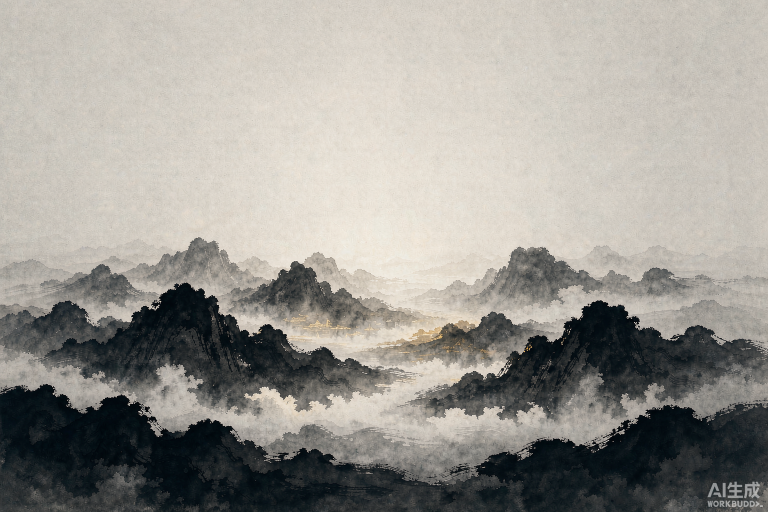
#> input picture tools/_gen/Chinese_ink_painting_backgroun_2026-09-20T05-08-56.png, 1536 x 1024 px (shown at 1/2 size); its folder holds only this picture in this run
$ python _pack_art.py
#> lines starting #> are read from the running program, lines starting #| are printed output that depends on the picture; after the words box and inside, x2 and y2 are one past the last pixel; in counts of white or black regions, pixels touching at a corner belong together
"""把 tools/_gen 里生成的原图打包成卡面素材，写进 assets/cards/<卡id>.png。

做的事：按 2:3 居中裁切（保留上方，主体都画在上半部）→ 缩放到 512x768 →
四角切圆角 → 下半截压暗（界面那条半透明文字条要压在上面）。

用法：python tools/_pack_art.py
"""

import os
import sys

from PIL import Image, ImageDraw

ROOT = os.path.dirname(os.path.dirname(os.path.abspath(__file__)))
SRC = os.path.join(ROOT, "tools", "_gen")
OUT = os.path.join(ROOT, "assets", "cards")

W, H = 512, 768
RADIUS = 48
SHADE_FROM = 0.55   # 从这个高度开始往下压暗
SHADE_MAX = 150     # 最底部的压暗强度

# 原图文件名里的主题词 → 卡 id
TOPIC = {
    "封魔锁链": "chain",
    "灯油": "oil",
    "灯芯": "light",
    "浓夜": "dark",
    "被困之魂": "soul",
    "撕符": "talisman",
    "净露": "water",
    "观": "watch",
    "悔": "regret",
    "恕": "forgive",
    "放": "letgo",
    "怒": "anger",
    "执": "grasp",
    "静水": "still",
    "迷魂": "lost",
    "引铃": "bell",
    "提灯": "lantern",
    "渡舟": "boat",
    "买路钱": "coin",
    "妄镜": "mirror",
    "引路火": "flame",
}
# 第一张生成时还没加主题词前缀，靠排除法认领
FALLBACK_ID = "key"


def match(path):
    name = os.path.basename(path)
    for topic, cid in TOPIC.items():
        if topic in name:
            return cid
#> in main, img is the input picture: PIL image 1536x1024 RGB; mean R, G, B 155.2, 152.5, 146.4
    return FALLBACK_ID


def crop_2x3(img):
    """按 2:3 覆盖式裁切，顶部对齐 —— 主体画在上半部，宁可裁掉脚下。"""
    w, h = img.size
#> w = 1536; h = 1024
    scale = max(float(W) / float(w), float(H) / float(h))
#> scale = 0.75
    nw, nh = max(int(round(w * scale)), W), max(int(round(h * scale)), H)
#> nw = 1152; nh = 768
    img = img.resize((nw, nh), Image.LANCZOS)
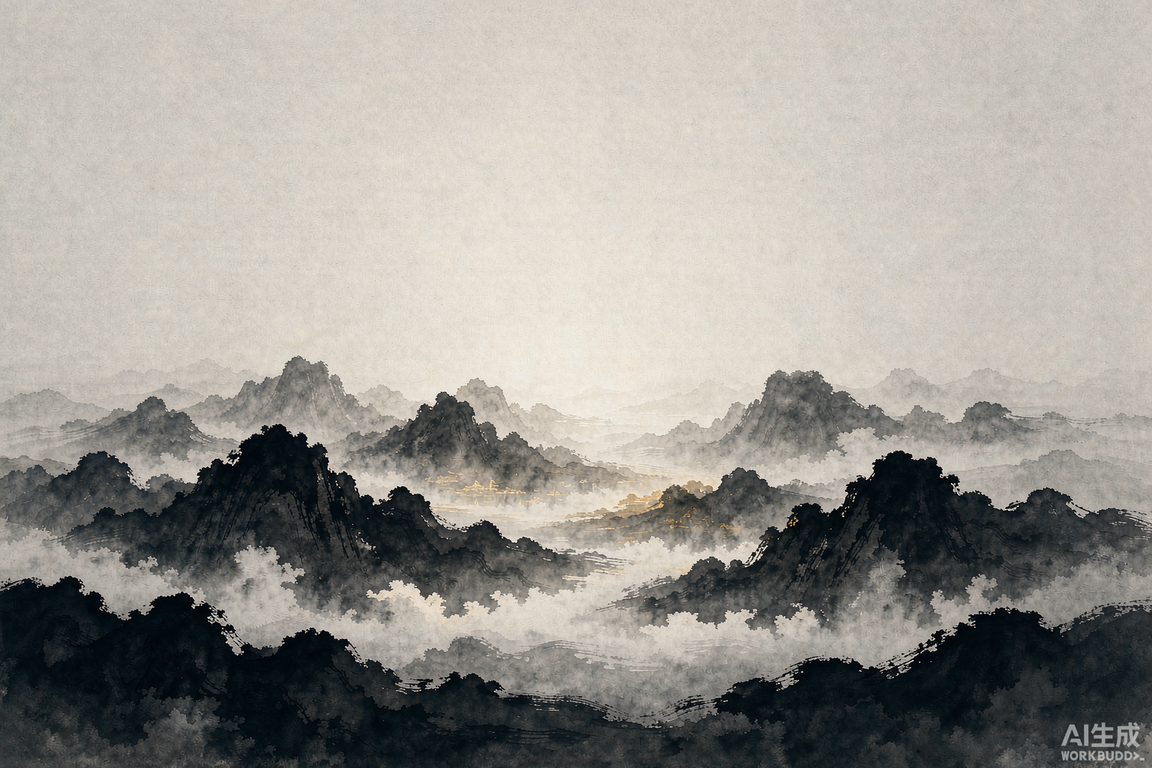
#> img: PIL image 1152x768 RGB; mean R, G, B 155.2, 152.5, 146.4
    left = (nw - W) // 2
#> left = 320
    return img.crop((left, 0, left + W, H))
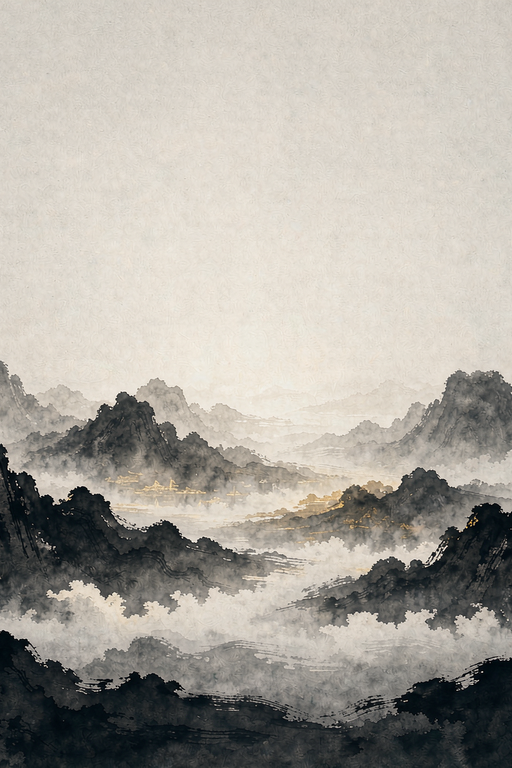
#> returned value: PIL image 512x768 RGB; mean R, G, B 171.3, 167.1, 159.3


def finish(img):
    img = img.convert("RGBA")
#> img: PIL image 512x768 RGBA
    draw = ImageDraw.Draw(img, "RGBA")
    top = int(H * SHADE_FROM)
    span = H - top
    for y in range(top, H):
        t = float(y - top) / float(span)
        draw.line([(0, y), (W, y)], fill=(8, 9, 13, int(SHADE_MAX * t)))

    mask = Image.new("L", (W, H), 0)
#> mask: PIL image 512x768 L; every value is 0
    ImageDraw.Draw(mask).rounded_rectangle([0, 0, W - 1, H - 1], radius=RADIUS, fill=255)
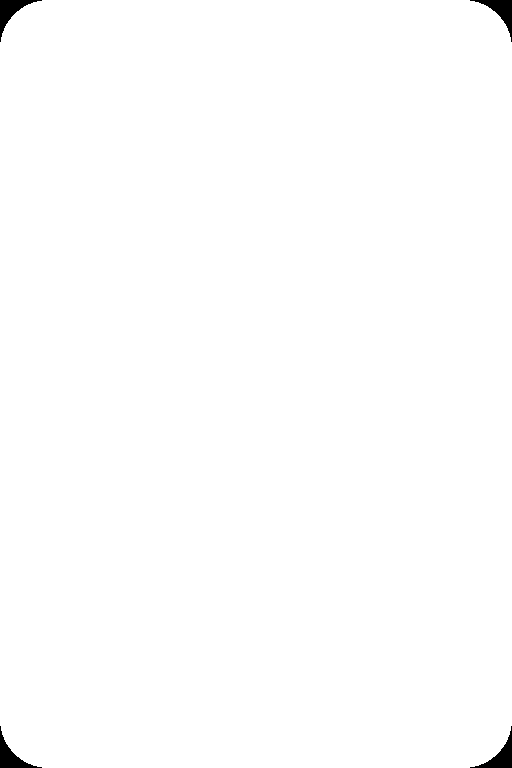
#> mask: PIL image 512x768 L; 99.5% white; 4 black regions, box (x1, y1, x2, y2) and area: (0, 0, 42, 42) 508, (470, 0, 512, 42) 508, (0, 726, 42, 768) 508, (470, 726, 512, 768) 508
    img.putalpha(mask)
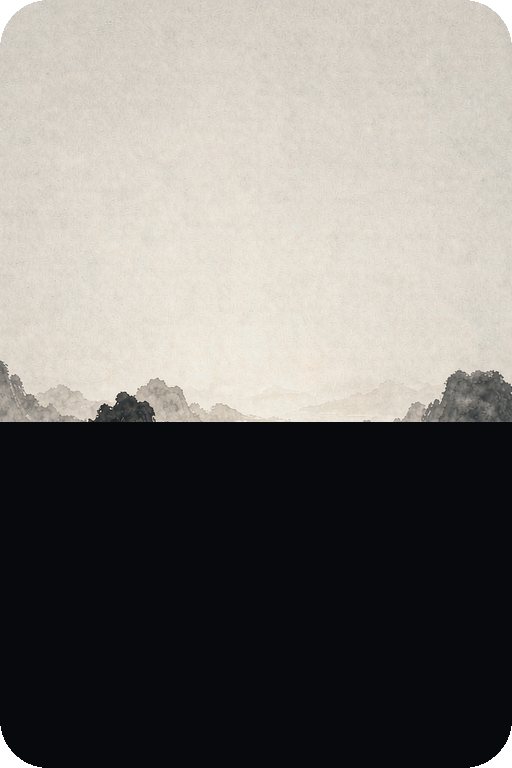
#> img: PIL image 512x768 RGBA; mean R, G, B, A 123.5, 120.6, 116.8, 253.7; transparent parts drawn white
    return img


def main():
    files = [f for f in os.listdir(SRC) if f.lower().endswith(".png")]
    if not files:
        print("没在 %s 里找到原图" % SRC)
        return

    os.makedirs(OUT, exist_ok=True)
    done, seen = [], set()
    for f in sorted(files):
        cid = match(f)
        if cid in seen:
            print("重复认领 %s（%s），跳过" % (cid, f))
            continue
        seen.add(cid)
        img = Image.open(os.path.join(SRC, f))
        finish(crop_2x3(img)).save(os.path.join(OUT, cid + ".png"), "PNG")
        done.append(cid)
        print("%-10s ← %s" % (cid, f))

    print("\n写入 %d 张到 %s" % (len(done), OUT))


if __name__ == "__main__":
    sys.exit(main())
#> (the program exits here)

$ run again, on tools/_gen/妄镜_东方水墨禅意卡牌插画_竖版构图_主体集中在画面上方二分_2026-09-20T05-01-17.png
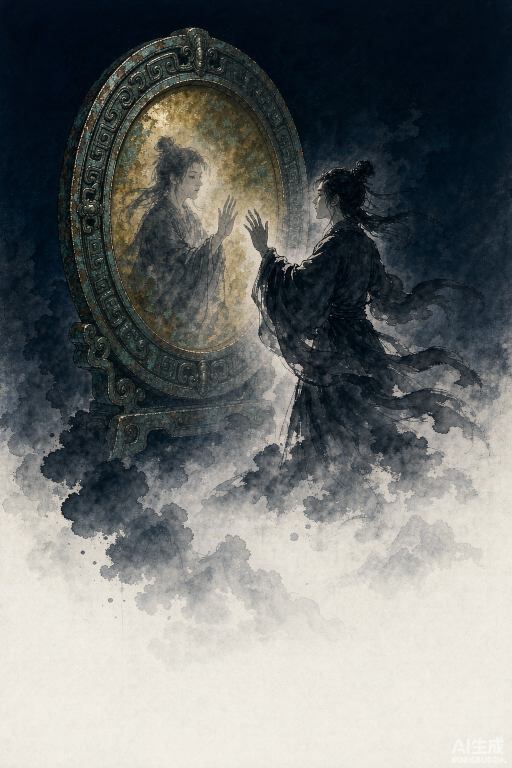
#> input picture tools/_gen/妄镜_东方水墨禅意卡牌插画_竖版构图_主体集中在画面上方二分_2026-09-20T05-01-17.png, 1024 x 1536 px (shown at 1/2 size)
#> in main, img is the input picture: PIL image 1024x1536 RGB; mean R, G, B 111.9, 114.9, 113.8
#> in crop_2x3, `img = img.resize((nw, nh), Image.LANCZOS)`:
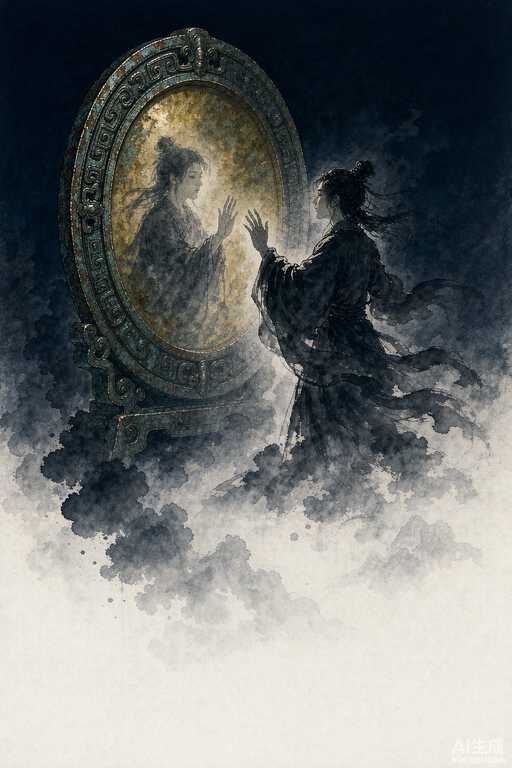
#> img: PIL image 512x768 RGB; mean R, G, B 112, 114.9, 113.8
#> in finish, `img.putalpha(mask)`:
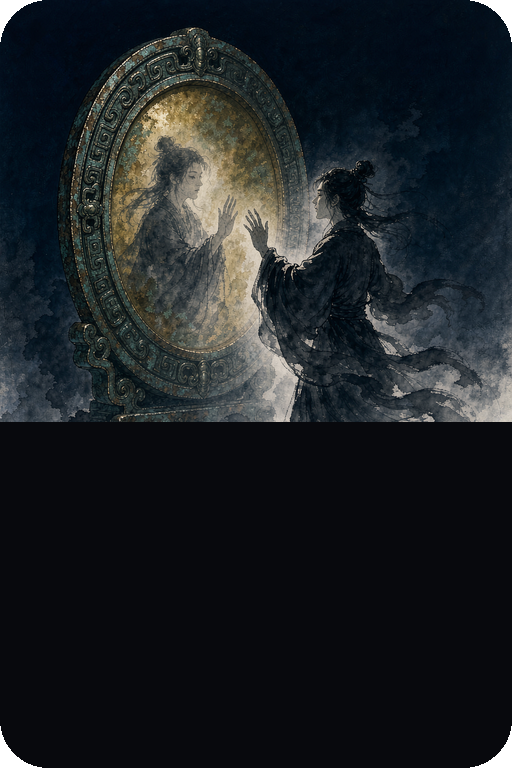
#> img: PIL image 512x768 RGBA; mean R, G, B, A 28, 32.3, 35.4, 253.7; transparent parts drawn white

$ run again, on tools/_gen/封魔锁链_东方水墨禅意卡牌插画_竖版构图_主体集中在画面上方_2026-09-20T04-54-16.png
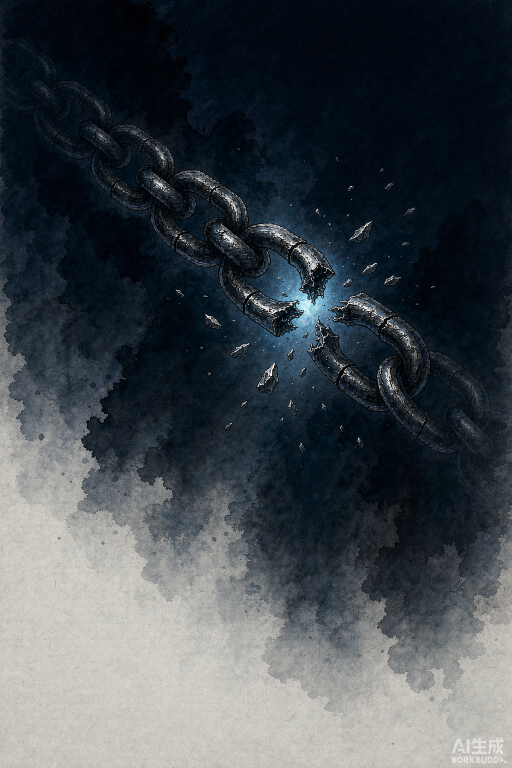
#> input picture tools/_gen/封魔锁链_东方水墨禅意卡牌插画_竖版构图_主体集中在画面上方_2026-09-20T04-54-16.png, 1024 x 1536 px (shown at 1/2 size)
#> in main, img is the input picture: PIL image 1024x1536 RGB; mean R, G, B 66, 72.7, 77.8
#> in crop_2x3, `img = img.resize((nw, nh), Image.LANCZOS)`:
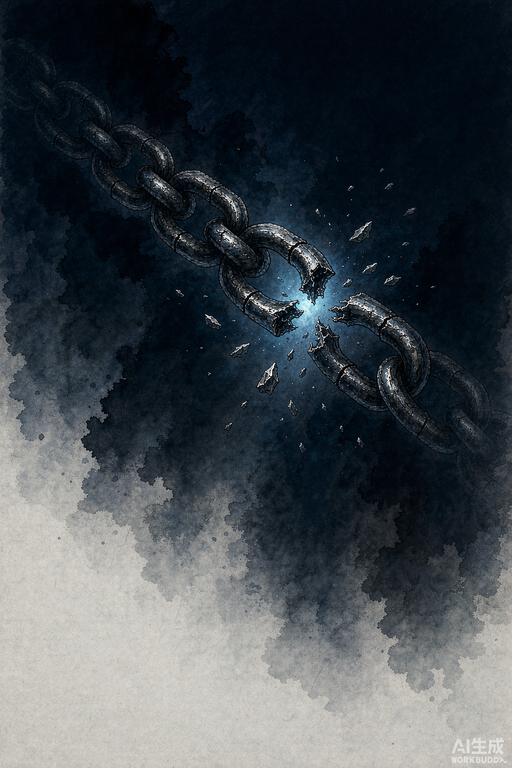
#> img: PIL image 512x768 RGB; mean R, G, B 66, 72.7, 77.8
#> in finish, `img.putalpha(mask)`:
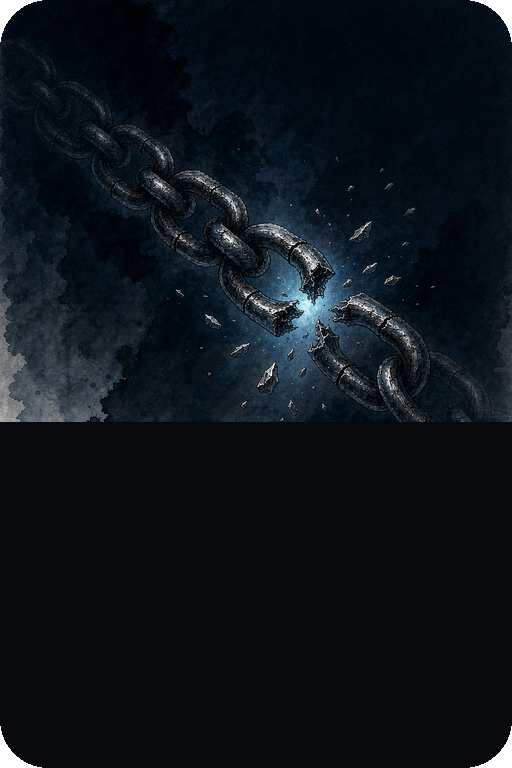
#> img: PIL image 512x768 RGBA; mean R, G, B, A 12.1, 18, 25.1, 253.7; transparent parts drawn white
